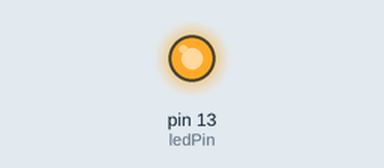
Bench run of a sketch on a simulated Arduino Uno, built with avr-gcc and run on an emulated ATmega328P. Parts: output pins drawn as LEDs (lit = HIGH).

Above: at 0.5 s.
At 4.5 s:
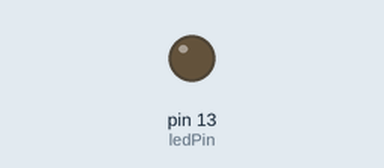
Timing chart, 0 to 6.5 s (numbered marks = the images above):
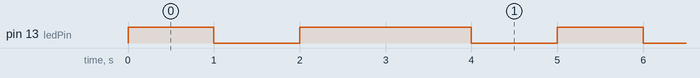

The sketch:

mothers-love.ino
```cpp
int ledPin = 13;


void setup() {
  // declare the ledPin as an OUTPUT:
  pinMode(ledPin, OUTPUT);

}

void loop() {
  // read the value from the sensor:

  // turn the ledPin on

  digitalWrite(ledPin, HIGH);
  delay(1000);
  digitalWrite(ledPin, LOW);
  delay(1000);
  digitalWrite(ledPin, HIGH);
  delay(2000);
  digitalWrite(ledPin, LOW);
  delay(1000);


}
```

Measured:
- by itself, pin 13 (ledPin): repeats every 5.0 s: LOW 1.0 s, HIGH 2.0 s, LOW 1.0 s, HIGH 1.0 s
- by itself, everything shown: repeats every 5.0 s, in 4 steps
